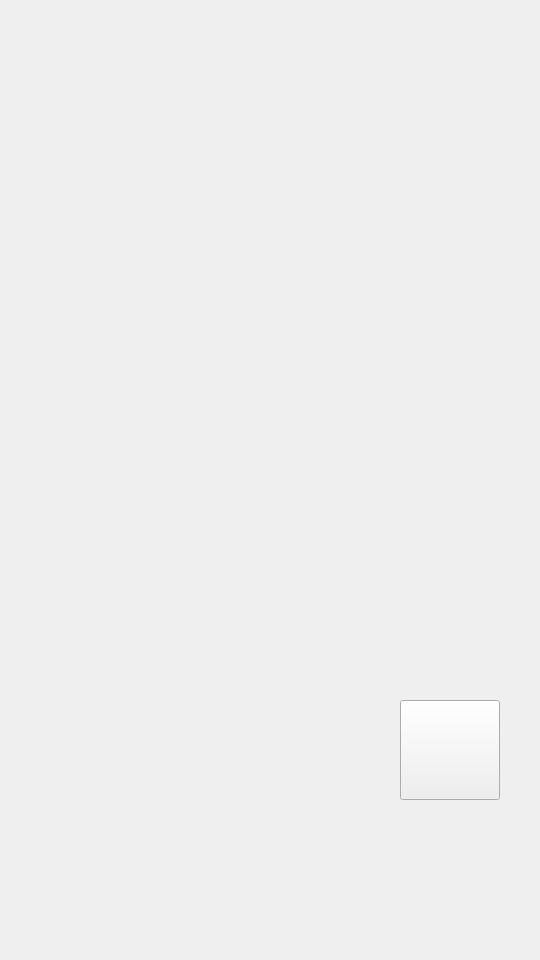
<?xml version="1.0" encoding="UTF-8"?>
<ui version="4.0">
 <class>Gallery_Widget</class>
 <widget class="QWidget" name="Gallery_Widget">
  <property name="geometry">
   <rect>
    <x>0</x>
    <y>0</y>
    <width>540</width>
    <height>960</height>
   </rect>
  </property>
  <property name="windowTitle">
   <string>Form</string>
  </property>
  <widget class="QPushButton" name="btnBack">
   <property name="geometry">
    <rect>
     <x>400</x>
     <y>700</y>
     <width>100</width>
     <height>100</height>
    </rect>
   </property>
   <property name="text">
    <string/>
   </property>
  </widget>
  <widget class="QLabel" name="labMove1">
   <property name="geometry">
    <rect>
     <x>0</x>
     <y>0</y>
     <width>500</width>
     <height>800</height>
    </rect>
   </property>
   <property name="text">
    <string/>
   </property>
  </widget>
  <widget class="QLabel" name="labMove2">
   <property name="geometry">
    <rect>
     <x>0</x>
     <y>0</y>
     <width>500</width>
     <height>800</height>
    </rect>
   </property>
   <property name="text">
    <string/>
   </property>
  </widget>
  <zorder>labMove1</zorder>
  <zorder>labMove2</zorder>
  <zorder>btnBack</zorder>
 </widget>
 <resources/>
 <connections/>
</ui>
